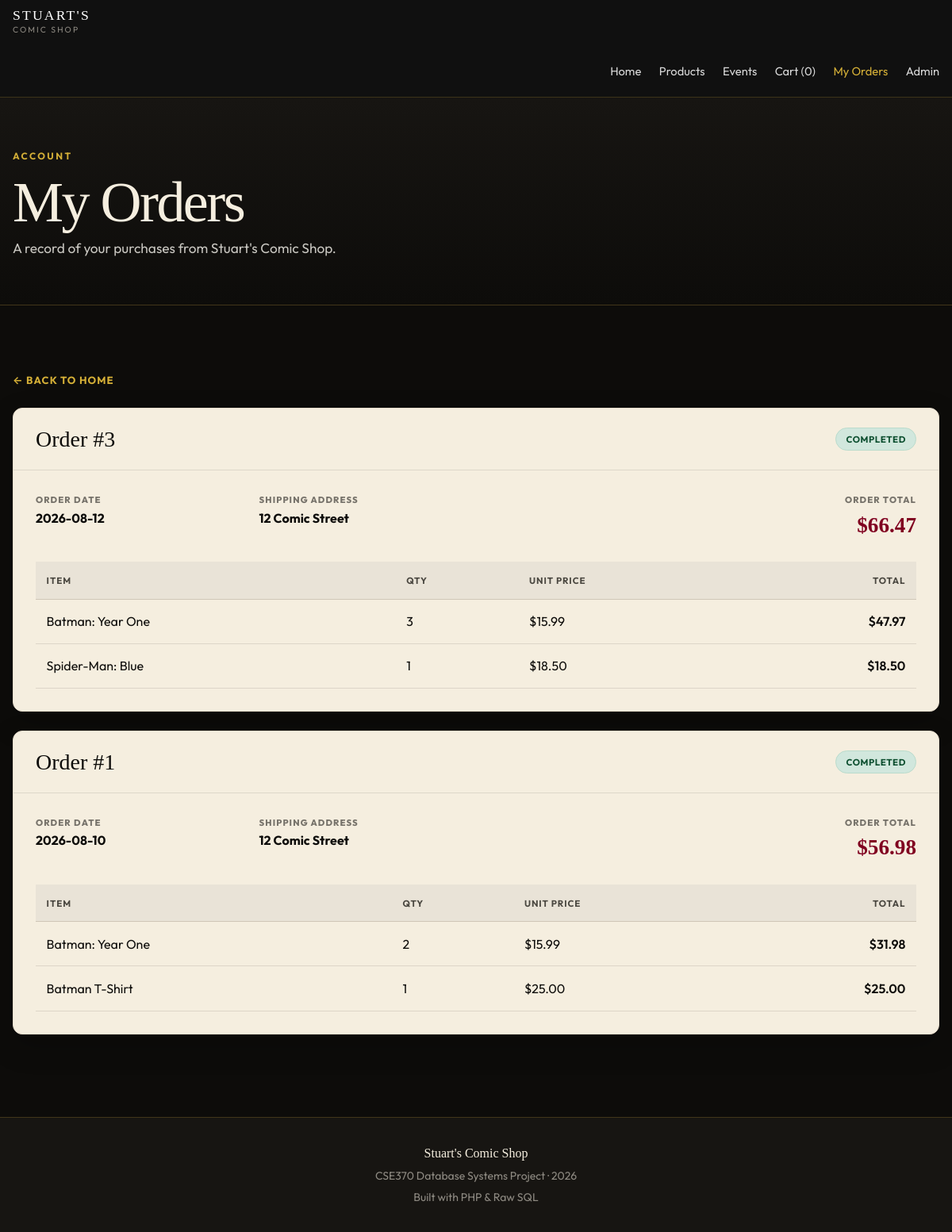
Screenshot of /customer/order-history.php with the database file from the repository.
### tables this page shows
CREATE TABLE Orders (
    Order_id INT PRIMARY KEY AUTO_INCREMENT,
    user_id INT NOT NULL,
    Date DATE NOT NULL DEFAULT (CURRENT_DATE),
    Status VARCHAR(30) NOT NULL DEFAULT 'PENDING',
    Shipping_address VARCHAR(255) NOT NULL,
    CONSTRAINT fk_orders_customer
        FOREIGN KEY (user_id) REFERENCES Customer(user_id)
        ON DELETE RESTRICT
);

CREATE TABLE Order_Items (
    Order_id INT NOT NULL,
    item_no INT NOT NULL,
    product_id INT NOT NULL,
    quantity INT NOT NULL DEFAULT 1 CHECK (quantity > 0),
    unit_price DECIMAL(10,2) NOT NULL,
    PRIMARY KEY (Order_id, item_no),
    CONSTRAINT fk_order_items_order
        FOREIGN KEY (Order_id) REFERENCES Orders(Order_id)
        ON DELETE CASCADE,
    CONSTRAINT fk_order_items_product
        FOREIGN KEY (product_id) REFERENCES Products(product_id)
        ON DELETE RESTRICT
);

CREATE TABLE Products (
    product_id INT PRIMARY KEY AUTO_INCREMENT,
    name VARCHAR(150) NOT NULL,
    price DECIMAL(10,2) NOT NULL CHECK (price >= 0),
    stock INT NOT NULL DEFAULT 0 CHECK (stock >= 0),
    category_id INT NULL,
    CONSTRAINT fk_products_category
        FOREIGN KEY (category_id) REFERENCES Categories(category_id)
        ON DELETE SET NULL
);

### customer/order-history.php (the view, shortened to what this page needs)
<?php
include __DIR__ . "/../config/db.php";
$user_id = 1;
$orders_sql = "SELECT
                    o.Order_id,
                    o.Date,
                    o.Status,
                    o.Shipping_address,
                    SUM(oi.quantity * oi.unit_price) AS order_total
                FROM Orders o
                JOIN Order_Items oi
                    ON o.Order_id = oi.Order_id
                WHERE o.user_id = ?
                GROUP BY
                    o.Order_id,
                    o.Date,
                    o.Status,
                    o.Shipping_address
                ORDER BY o.Date DESC";
$orders_statement = mysqli_prepare($conn, $orders_sql);
mysqli_stmt_bind_param($orders_statement, "i", $user_id);
mysqli_stmt_execute($orders_statement);
$orders_result = mysqli_stmt_get_result($orders_statement);
$items_sql = "SELECT
                    p.name,
                    oi.quantity,
                    oi.unit_price,
                    (oi.quantity * oi.unit_price) AS line_total
                FROM Order_Items oi
                JOIN Products p
                    ON oi.product_id = p.product_id
                WHERE oi.Order_id = ?
                ORDER BY oi.item_no";
?>
<!doctype html>
<html lang="en">
<head>
    <link href="https://cdn.jsdelivr.net/npm/bootstrap@5.3.3/dist/css/bootstrap.min.css" rel="stylesheet">
    <link href="../assets/css/style.css" rel="stylesheet">
</head>
<body>
<div class="site-shell">
    <nav class="navbar navbar-expand-lg site-nav" data-bs-theme="dark">
        <div class="content-width">
            <a class="navbar-brand brand-lockup" href="../index.php">
                <span class="brand-main">STUART'S</span>
                <span class="brand-sub">Comic Shop</span>
            </a>
            <div class="collapse navbar-collapse" id="mainNavigation">
                <div class="navbar-nav ms-auto">
                    <a class="nav-link" href="../index.php">Home</a>
                    <a class="nav-link" href="../products.php">Products</a>
                    <a class="nav-link" href="../events.php">Events</a>
                    <a class="nav-link" href="../cart.php">Cart (<?php echo isset($_SESSION['cart']) ? count($_SESSION['cart']) : 0; ?>)</a>
                    <a class="nav-link active" href="order-history.php">My Orders</a>
                    <a class="nav-link" href="../admin/dashboard.php">Admin</a>
                </div>
            </div>
        </div>
    </nav>
    <main class="site-main">
        <header class="page-header">
            <div class="content-width">
                <p class="eyebrow">Account</p>
                <h1 class="page-title">My Orders</h1>
                <p class="page-intro mb-0">A record of your purchases from Stuart's Comic Shop.</p>
            </div>
        </header>
        <section class="section-space">
            <div class="content-width">
                <a class="back-link" href="../index.php">&larr; Back to Home</a>
                <?php if (mysqli_num_rows($orders_result) === 0): ?>
                    <div class="empty-state text-center">
                        <h2 class="h4">No orders yet.</h2>
                        <p class="muted-text mb-3">Your completed purchases will appear here.</p>
                        <a class="btn btn-premium" href="../products.php">Explore Collection</a>
                    </div>
                <?php else: ?>
                    <?php while ($order = mysqli_fetch_assoc($orders_result)): ?>
                        <article class="order-card mb-4">
                            <header class="order-header">
                                <h2 class="h3 mb-0">Order #<?php echo (int) $order["Order_id"]; ?></h2>
                                <span class="status-badge status-complete"><?php echo htmlspecialchars($order["Status"]); ?></span>
                            </header>
                            <div class="order-body">
                                <div class="row g-3 mb-4">
                                    <div class="col-md-3">
                                        <span class="order-meta-label">Order Date</span>
                                        <strong><?php echo htmlspecialchars($order["Date"]); ?></strong>
                                    </div>
                                    <div class="col-md-5">
                                        <span class="order-meta-label">Shipping Address</span>
                                        <strong><?php echo htmlspecialchars($order["Shipping_address"]); ?></strong>
                                    </div>
                                    <div class="col-md-4 text-md-end">
                                        <span class="order-meta-label">Order Total</span>
                                        <span class="order-total">$<?php echo number_format((float) $order["order_total"], 2); ?></span>
                                    </div>
                                </div>
                    <div class="table-responsive">
                                    <table class="table premium-table align-middle">
                            <thead>
                                <tr>
                                                <th>Item</th>
                                                <th>Qty</th>
                                    <th>Unit Price</th>
                                                <th class="text-end">Total</th>
                                </tr>
                            </thead>
                            <tbody>
                                <?php
                                $order_id = (int) $order["Order_id"];
                                $items_statement = mysqli_prepare($conn, $items_sql);
                                mysqli_stmt_bind_param($items_statement, "i", $order_id);
                                mysqli_stmt_execute($items_statement);
                                $items_result = mysqli_stmt_get_result($items_statement);
                                ?>
                                <?php while ($item = mysqli_fetch_assoc($items_result)): ?>
                                    <tr>
                                        <td><?php echo htmlspecialchars($item["name"]); ?></td>
                                        <td><?php echo (int) $item["quantity"]; ?></td>
                                        <td>$<?php echo number_format((float) $item["unit_price"], 2); ?></td>
                                                <td class="text-end fw-semibold">$<?php echo number_format((float) $item["line_total"], 2); ?></td>
                                    </tr>
                                <?php endwhile; ?>
                            </tbody>
                        </table>
                    </div>
                            </div>
                        </article>
                    <?php endwhile; ?>
                <?php endif; ?>
            </div>
        </section>
    </main>
    <footer class="site-footer">
        <div class="content-width text-center">
            <p class="footer-brand">Stuart's Comic Shop</p>
            <p class="small mb-1">CSE370 Database Systems Project · 2026</p>
            <p class="small mb-0">Built with PHP &amp; Raw SQL</p>
        </div>
    </footer>
</div>
</body>
</html>

### assets/css/style.css (style rules this page uses)
:root { --ink: #0d0c0a; --ink-soft: #171512; --paper: #f5eedf; --gold: #d4af37; --burgundy: #800020; --muted: #8e8a82; --white: #ffffff; --success: #2e7d32; --border-dark: rgba(212, 175, 55, 0.22); --border-light: rgba(13, 12, 10, 0.1); --font-sans: 'Outfit', -apple-system, BlinkMacSystemFont, "Segoe UI", Arial, sans-serif; --font-serif: 'Playfair Display', Georgia, serif; }
html { scroll-behavior: smooth; }
body { background: var(--ink); color: var(--paper); font-family: var(--font-sans); line-height: 1.65; }
h1, h2, h3, h4, .brand-main, .page-title { font-family: var(--font-serif); }
a { color: inherit; }
.site-shell { min-height: 100vh; display: flex; flex-direction: column; }
.site-main { flex: 1; }
.content-width { width: min(100% - 2rem, 1200px); margin-inline: auto; }
.site-nav { background: rgba(17, 17, 17, 0.98); border-bottom: 1px solid var(--border-dark); padding-block: 0.7rem; }
.brand-lockup { color: var(--white); line-height: 1; letter-spacing: 0.11em; text-decoration: none; }
.brand-main { display: block; font-size: 1.1rem; }
.brand-sub { display: block; margin-top: 0.28rem; color: var(--muted); font-size: 0.65rem; letter-spacing: 0.2em; text-transform: uppercase; }
.site-nav .nav-link { color: #d8d8d8; font-size: 0.92rem; margin-left: 1.4rem; padding-inline: 0 !important; }
.site-nav .nav-link:hover, .site-nav .nav-link.active { color: var(--gold); }
.eyebrow { color: var(--gold); font-size: 0.75rem; font-weight: 700; letter-spacing: 0.2em; margin-bottom: 0.8rem; text-transform: uppercase; }
.hero-text, .page-intro { color: #c9c7c1; font-size: 1.08rem; max-width: 680px; }
.section-space { padding: 5rem 0; }
.page-header { background: linear-gradient(180deg, var(--ink-soft), var(--ink)); border-bottom: 1px solid var(--border-dark); padding: 4rem 0 3.5rem; }
.page-title { color: var(--paper); font-size: clamp(2.6rem, 6vw, 4.8rem); letter-spacing: -0.035em; line-height: 1; }
.stock-badge, .type-badge, .status-badge { border-radius: 0.2rem; display: inline-block; font-size: 0.68rem; font-weight: 800; letter-spacing: 0.1em; padding: 0.42rem 0.62rem; text-transform: uppercase; }
.stock-in, .status-complete { background: #dce9df; color: #31503a; }
.detail-panel, .interaction-card, .review-card, .order-card, .empty-state { background: var(--paper); border: 1px solid #e5dccb; border-radius: 0.75rem; color: var(--ink); box-shadow: inset 0 1px 0 rgba(255, 255, 255, 0.6), 0 12px 35px rgba(0, 0, 0, 0.18); }
.interaction-card h2, .order-card h2 { color: var(--ink); }
.back-link { color: var(--gold); display: inline-block; font-size: 0.82rem; font-weight: 700; letter-spacing: 0.08em; margin-bottom: 1.5rem; text-decoration: none; text-transform: uppercase; }
.order-card { box-shadow: 0 14px 38px rgba(0, 0, 0, 0.2); overflow: hidden; }
.order-header { align-items: center; border-bottom: 1px solid var(--border-light); display: flex; justify-content: space-between; padding: 1.35rem 1.75rem; }
.order-body { padding: 1.75rem; }
.order-meta-label { color: #77736b; display: block; font-size: 0.7rem; font-weight: 800; letter-spacing: 0.1em; text-transform: uppercase; }
.order-total { color: var(--burgundy); font-family: Georgia, "Times New Roman", serif; font-size: 1.7rem; font-weight: 700; }
.premium-table { margin-bottom: 0; }
.premium-table thead th { background: #e9e3d7; border-bottom: 1px solid #cfc6b7; color: #4b4841; font-size: 0.72rem; letter-spacing: 0.08em; padding: 0.85rem; text-transform: uppercase; }
.premium-table td { background: var(--paper); border-color: #ddd5c8; color: var(--ink); padding: 0.9rem 0.85rem; }
.site-footer { background: var(--ink-soft); border-top: 1px solid var(--border-dark); color: var(--muted); padding: 2rem 0; }
.footer-brand { color: var(--paper); font-family: Georgia, "Times New Roman", serif; margin-bottom: 0.25rem; }
.status-badge { border-radius: 20px; display: inline-block; font-size: 0.72rem; font-weight: 700; letter-spacing: 0.05em; padding: 0.25rem 0.75rem; text-transform: uppercase; }
.status-complete { background-color: #d1e7dd; color: #0f5132; border: 1px solid #badbcc; }

### rows the page displays
orders: Order_id "3", Status "COMPLETED", Date "2026-08-12", Shipping_address "12 Comic Street", order_total "66.47"
order_items: product.name "Batman: Year One", quantity "3", unit_price "15.99", line_total "47.97"
order_items: product.name "Spider-Man: Blue", quantity "1", unit_price "18.50", line_total "18.50"
orders: Order_id "1", Status "COMPLETED", Date "2026-08-10", Shipping_address "12 Comic Street", order_total "56.98"
order_items: product.name "Batman: Year One", quantity "2", unit_price "15.99", line_total "31.98"
order_items: product.name "Batman T-Shirt", quantity "1", unit_price "25.00", line_total "25.00"
